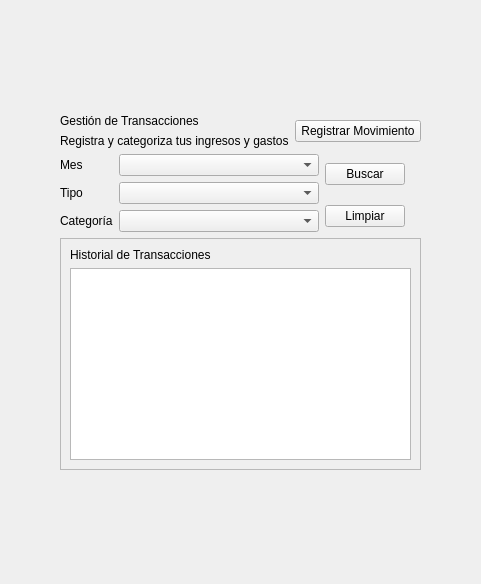
<?xml version="1.0" encoding="UTF-8"?>
<ui version="4.0">
 <class>PanelTransacciones</class>
 <widget class="QWidget" name="PanelTransacciones">
  <property name="geometry">
   <rect>
    <x>0</x>
    <y>0</y>
    <width>481</width>
    <height>584</height>
   </rect>
  </property>
  <property name="windowTitle">
   <string>Form</string>
  </property>
  <layout class="QGridLayout" name="gridLayout_3">
   <item row="0" column="1">
    <spacer name="verticalSpacer_2">
     <property name="orientation">
      <enum>Qt::Orientation::Vertical</enum>
     </property>
     <property name="sizeHint" stdset="0">
      <size>
       <width>20</width>
       <height>79</height>
      </size>
     </property>
    </spacer>
   </item>
   <item row="1" column="0">
    <spacer name="horizontalSpacer_2">
     <property name="orientation">
      <enum>Qt::Orientation::Horizontal</enum>
     </property>
     <property name="sizeHint" stdset="0">
      <size>
       <width>20</width>
       <height>20</height>
      </size>
     </property>
    </spacer>
   </item>
   <item row="1" column="1">
    <layout class="QVBoxLayout" name="verticalLayout_4">
     <item>
      <layout class="QGridLayout" name="gridLayout_2">
       <item row="0" column="0">
        <widget class="QLabel" name="label">
         <property name="text">
          <string>Gestión de Transacciones</string>
         </property>
        </widget>
       </item>
       <item row="0" column="1" rowspan="2">
        <widget class="QPushButton" name="btn_registrar_transaccion">
         <property name="maximumSize">
          <size>
           <width>200</width>
           <height>16777215</height>
          </size>
         </property>
         <property name="text">
          <string>Registrar Movimiento</string>
         </property>
        </widget>
       </item>
       <item row="1" column="0">
        <widget class="QLabel" name="label_2">
         <property name="text">
          <string>Registra y categoriza tus ingresos y gastos</string>
         </property>
        </widget>
       </item>
      </layout>
     </item>
     <item>
      <layout class="QGridLayout" name="gridLayout">
       <property name="rightMargin">
        <number>16</number>
       </property>
       <item row="0" column="0" rowspan="2">
        <layout class="QFormLayout" name="formLayout">
         <property name="labelAlignment">
          <set>Qt::AlignmentFlag::AlignLeading|Qt::AlignmentFlag::AlignLeft|Qt::AlignmentFlag::AlignVCenter</set>
         </property>
         <item row="0" column="0">
          <widget class="QLabel" name="label_4">
           <property name="text">
            <string>Mes</string>
           </property>
          </widget>
         </item>
         <item row="0" column="1">
          <widget class="QComboBox" name="cmb_mes_anio">
           <property name="minimumSize">
            <size>
             <width>200</width>
             <height>0</height>
            </size>
           </property>
           <property name="maximumSize">
            <size>
             <width>200</width>
             <height>16777215</height>
            </size>
           </property>
           <property name="placeholderText">
            <string>Selecciona un mes</string>
           </property>
          </widget>
         </item>
         <item row="1" column="0">
          <widget class="QLabel" name="label_5">
           <property name="text">
            <string>Tipo</string>
           </property>
          </widget>
         </item>
         <item row="1" column="1">
          <widget class="QComboBox" name="cmb_tipo_transaccion">
           <property name="minimumSize">
            <size>
             <width>200</width>
             <height>0</height>
            </size>
           </property>
           <property name="placeholderText">
            <string>Selecciona un tipo</string>
           </property>
          </widget>
         </item>
         <item row="2" column="0">
          <widget class="QLabel" name="label_6">
           <property name="text">
            <string>Categoría</string>
           </property>
          </widget>
         </item>
         <item row="2" column="1">
          <widget class="QComboBox" name="cmb_categoria_transaccion">
           <property name="minimumSize">
            <size>
             <width>200</width>
             <height>0</height>
            </size>
           </property>
           <property name="placeholderText">
            <string>Selecciona una categoría</string>
           </property>
          </widget>
         </item>
        </layout>
       </item>
       <item row="0" column="1">
        <widget class="QPushButton" name="btn_buscar_transacciones">
         <property name="maximumSize">
          <size>
           <width>100</width>
           <height>16777215</height>
          </size>
         </property>
         <property name="text">
          <string>Buscar</string>
         </property>
        </widget>
       </item>
       <item row="1" column="1">
        <widget class="QPushButton" name="btn_limpiar_filtros">
         <property name="maximumSize">
          <size>
           <width>100</width>
           <height>16777215</height>
          </size>
         </property>
         <property name="text">
          <string>Limpiar</string>
         </property>
        </widget>
       </item>
      </layout>
     </item>
     <item>
      <layout class="QVBoxLayout" name="verticalLayout">
       <item>
        <widget class="QScrollArea" name="scrollArea">
         <property name="widgetResizable">
          <bool>true</bool>
         </property>
         <widget class="QWidget" name="scrollAreaWidgetContents">
          <property name="geometry">
           <rect>
            <x>0</x>
            <y>0</y>
            <width>413</width>
            <height>228</height>
           </rect>
          </property>
          <layout class="QVBoxLayout" name="verticalLayout_2">
           <item>
            <widget class="QLabel" name="label_3">
             <property name="text">
              <string>Historial de Transacciones</string>
             </property>
            </widget>
           </item>
           <item>
            <widget class="QListView" name="lst_transacciones"/>
           </item>
          </layout>
         </widget>
        </widget>
       </item>
      </layout>
     </item>
    </layout>
   </item>
   <item row="1" column="2">
    <spacer name="horizontalSpacer">
     <property name="orientation">
      <enum>Qt::Orientation::Horizontal</enum>
     </property>
     <property name="sizeHint" stdset="0">
      <size>
       <width>20</width>
       <height>20</height>
      </size>
     </property>
    </spacer>
   </item>
   <item row="2" column="1">
    <spacer name="verticalSpacer">
     <property name="orientation">
      <enum>Qt::Orientation::Vertical</enum>
     </property>
     <property name="sizeHint" stdset="0">
      <size>
       <width>20</width>
       <height>78</height>
      </size>
     </property>
    </spacer>
   </item>
  </layout>
 </widget>
 <tabstops>
  <tabstop>btn_registrar_transaccion</tabstop>
 </tabstops>
 <resources/>
 <connections/>
</ui>
